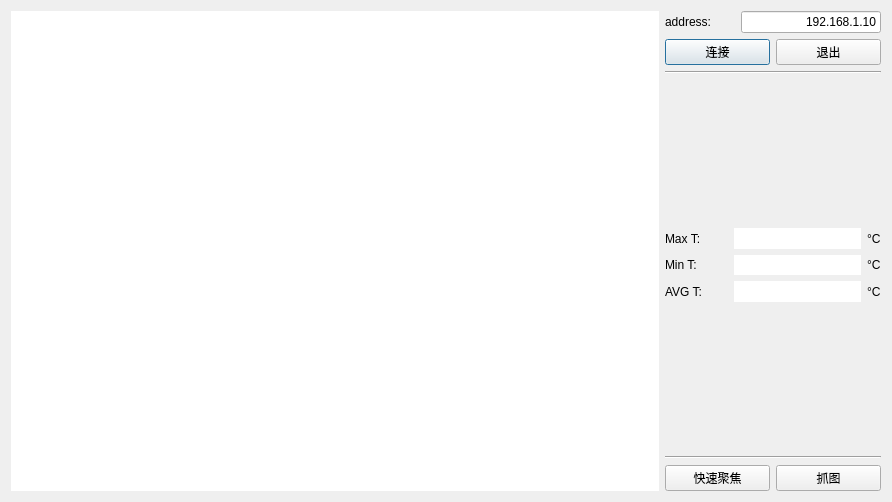
<?xml version="1.0" encoding="UTF-8"?>
<ui version="4.0">
 <class>Dialog</class>
 <widget class="QDialog" name="Dialog">
  <property name="geometry">
   <rect>
    <x>0</x>
    <y>0</y>
    <width>892</width>
    <height>502</height>
   </rect>
  </property>
  <property name="windowTitle">
   <string>FLIR A300 control</string>
  </property>
  <property name="locale">
   <locale language="English" country="Israel"/>
  </property>
  <layout class="QGridLayout" name="gridLayout" columnstretch="3,1">
   <item row="0" column="0">
    <widget class="QLabel" name="currentImg">
     <property name="styleSheet">
      <string notr="true">background-color: rgb(255, 255, 255);</string>
     </property>
     <property name="text">
      <string/>
     </property>
    </widget>
   </item>
   <item row="0" column="1">
    <layout class="QVBoxLayout" name="verticalLayout_3" stretch="2,1,2,1,2,2,2">
     <item>
      <layout class="QVBoxLayout" name="verticalLayout_2" stretch="1,1">
       <item>
        <layout class="QHBoxLayout" name="horizontalLayout_4" stretch="1,2">
         <item>
          <widget class="QLabel" name="label_2">
           <property name="text">
            <string>address:</string>
           </property>
          </widget>
         </item>
         <item>
          <widget class="QLineEdit" name="flirIP">
           <property name="text">
            <string>192.168.1.10</string>
           </property>
           <property name="alignment">
            <set>Qt::AlignRight|Qt::AlignTrailing|Qt::AlignVCenter</set>
           </property>
          </widget>
         </item>
        </layout>
       </item>
       <item>
        <layout class="QHBoxLayout" name="horizontalLayout_5">
         <item>
          <widget class="QPushButton" name="connect_B">
           <property name="text">
            <string>连接</string>
           </property>
          </widget>
         </item>
         <item>
          <widget class="QPushButton" name="exit_B">
           <property name="text">
            <string>退出</string>
           </property>
          </widget>
         </item>
        </layout>
       </item>
      </layout>
     </item>
     <item>
      <widget class="Line" name="line_5">
       <property name="orientation">
        <enum>Qt::Horizontal</enum>
       </property>
      </widget>
     </item>
     <item>
      <spacer name="verticalSpacer_2">
       <property name="orientation">
        <enum>Qt::Vertical</enum>
       </property>
       <property name="sizeHint" stdset="0">
        <size>
         <width>20</width>
         <height>40</height>
        </size>
       </property>
      </spacer>
     </item>
     <item>
      <layout class="QVBoxLayout" name="verticalLayout">
       <item>
        <layout class="QHBoxLayout" name="horizontalLayout" stretch="1,2,0">
         <item>
          <widget class="QLabel" name="label_28">
           <property name="text">
            <string>Max T:</string>
           </property>
          </widget>
         </item>
         <item>
          <widget class="QLabel" name="maxT_label">
           <property name="styleSheet">
            <string notr="true">background-color: rgb(255, 255, 255);</string>
           </property>
           <property name="text">
            <string/>
           </property>
          </widget>
         </item>
         <item>
          <widget class="QLabel" name="label_29">
           <property name="text">
            <string>°C</string>
           </property>
          </widget>
         </item>
        </layout>
       </item>
       <item>
        <layout class="QHBoxLayout" name="horizontalLayout_2" stretch="1,2,0">
         <item>
          <widget class="QLabel" name="label_30">
           <property name="text">
            <string>Min T:</string>
           </property>
          </widget>
         </item>
         <item>
          <widget class="QLabel" name="minT_label">
           <property name="styleSheet">
            <string notr="true">background-color: rgb(255, 255, 255);</string>
           </property>
           <property name="text">
            <string/>
           </property>
          </widget>
         </item>
         <item>
          <widget class="QLabel" name="label_31">
           <property name="text">
            <string>°C</string>
           </property>
          </widget>
         </item>
        </layout>
       </item>
       <item>
        <layout class="QHBoxLayout" name="horizontalLayout_3" stretch="1,2,0">
         <item>
          <widget class="QLabel" name="label_20">
           <property name="text">
            <string>AVG T:</string>
           </property>
          </widget>
         </item>
         <item>
          <widget class="QLabel" name="AVGT_label">
           <property name="styleSheet">
            <string notr="true">background-color: rgb(255, 255, 255);</string>
           </property>
           <property name="text">
            <string/>
           </property>
          </widget>
         </item>
         <item>
          <widget class="QLabel" name="label_22">
           <property name="text">
            <string>°C</string>
           </property>
          </widget>
         </item>
        </layout>
       </item>
      </layout>
     </item>
     <item>
      <spacer name="verticalSpacer">
       <property name="orientation">
        <enum>Qt::Vertical</enum>
       </property>
       <property name="sizeHint" stdset="0">
        <size>
         <width>17</width>
         <height>37</height>
        </size>
       </property>
      </spacer>
     </item>
     <item>
      <widget class="Line" name="line">
       <property name="orientation">
        <enum>Qt::Horizontal</enum>
       </property>
      </widget>
     </item>
     <item>
      <layout class="QHBoxLayout" name="horizontalLayout_6">
       <item>
        <widget class="QPushButton" name="autofocusQuick_B">
         <property name="text">
          <string>快速聚焦</string>
         </property>
        </widget>
       </item>
       <item>
        <widget class="QPushButton" name="shootNow_B">
         <property name="text">
          <string>抓图</string>
         </property>
        </widget>
       </item>
      </layout>
     </item>
    </layout>
   </item>
  </layout>
 </widget>
 <resources/>
 <connections/>
</ui>
